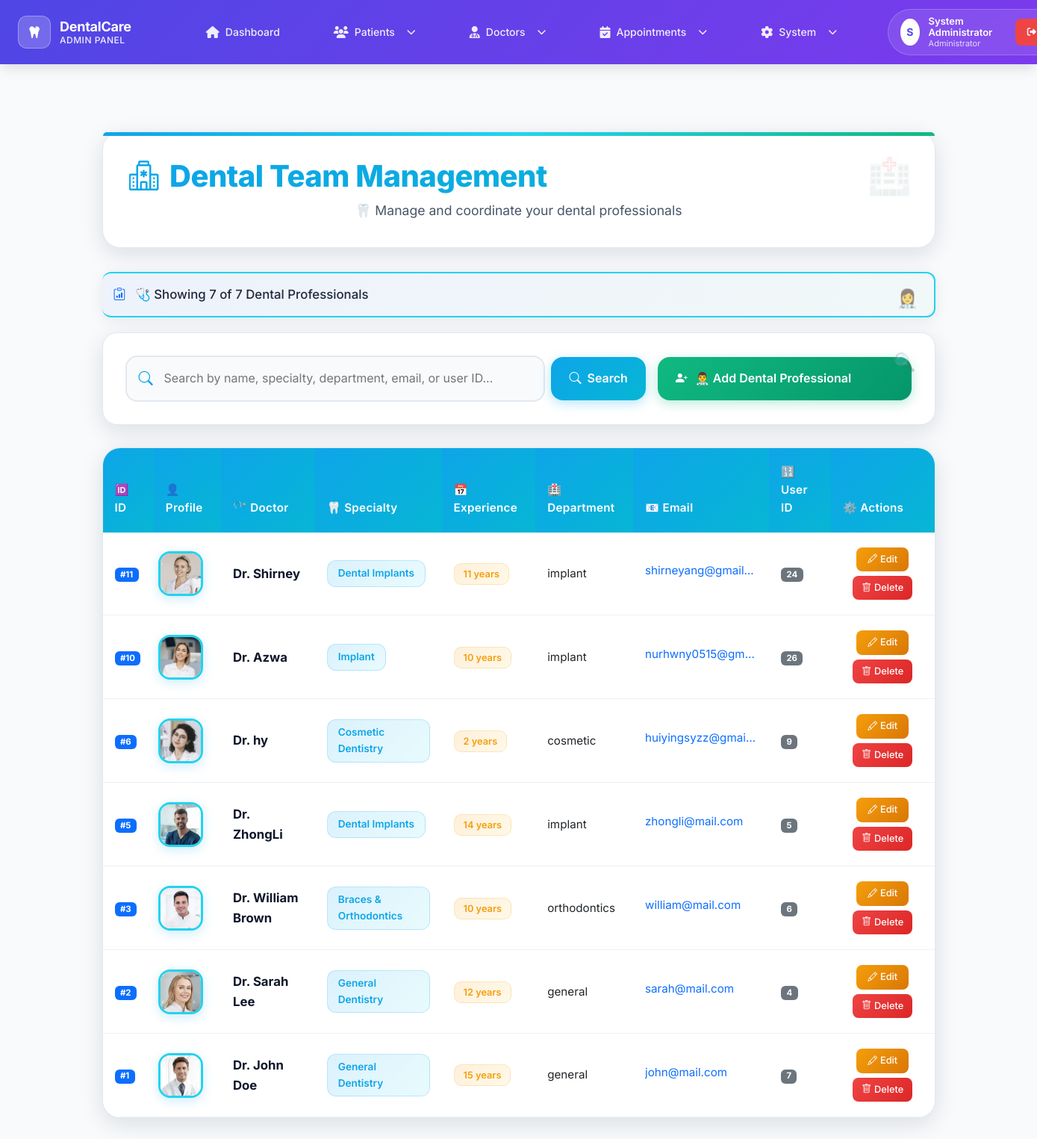
The app's page /admin/manage_doctors.php (signed in) with its own data.
### tables this page shows
CREATE TABLE `doctors` (
  `id` int(11) NOT NULL,
  `name` varchar(100) NOT NULL,
  `image` varchar(255) NOT NULL,
  `specialty` varchar(100) NOT NULL,
  `bio` text NOT NULL,
  `experience` varchar(50) NOT NULL,
  `location` varchar(100) NOT NULL,
  `department` varchar(50) NOT NULL,
  `user_id` int(11) DEFAULT NULL
);

CREATE TABLE `users` (
  `id` int(11) NOT NULL,
  `name` varchar(100) NOT NULL,
  `email` varchar(255) NOT NULL,
  `phone` varchar(20) DEFAULT NULL,
  `password` varchar(255) NOT NULL,
  `role` enum('admin','doctor','patient') NOT NULL,
  `gender` enum('male','female','other') DEFAULT NULL,
  `date_of_birth` date DEFAULT NULL,
  `created_at` timestamp NOT NULL DEFAULT current_timestamp()
);

### admin/manage_doctors.php (the view, shortened to what this page needs)
<?php
include '../includes/db.php';
$doctors_per_page = 12;
$current_page = isset($_GET['page']) ? max(1, intval($_GET['page'])) : 1;
$offset = ($current_page - 1) * $doctors_per_page;
$sql = "SELECT d.id, d.user_id, d.name, d.image, d.specialty, d.experience, d.department, u.email
        FROM doctors d
        LEFT JOIN users u ON d.user_id = u.id";
$sql .= " ORDER BY d.id DESC LIMIT $doctors_per_page OFFSET $offset";
$result = $conn->query($sql);
?>
<!DOCTYPE html>
<html lang="en">
<head>
    <link href="https://cdn.jsdelivr.net/npm/bootstrap@5.3.0/dist/css/bootstrap.min.css" rel="stylesheet">
    <link href="https://cdn.jsdelivr.net/npm/bootstrap-icons@1.10.5/font/bootstrap-icons.css" rel="stylesheet">
</head>
<body>
    <?php include 'includes/navbar.php'; ?>
    <div class="container main-container">
        <div class="page-header">
            <h1 class="page-title">
                <i class="bi bi-hospital text-primary"></i>
                Dental Team Management
            </h1>
            <p class="page-subtitle">🦷 Manage and coordinate your dental professionals</p>
        </div>
        <?php
        $total_doctors = $result->num_rows;
        include '../includes/db.php';
        $display_sql = $sql;
        $display_result = $conn->query($display_sql);
        ?>
        <div class="stats-info">
            <p class="stats-text">
                <i class="bi bi-clipboard-data me-2 text-primary"></i>
                🩺 Showing <?= $result->num_rows ?> of <?= number_format($total_doctors) ?> Dental Professionals
            </p>
        </div>
        <div class="search-add-section">
            <div class="row g-3 align-items-center">
                <div class="col-12 col-lg-8">
                    <div class="search-container">
                        <form method="GET" class="search-input-group">
                            <i class="bi bi-search search-icon"></i>
                            <input type="text"
                                   name="search"
                                   class="search-input"
                                   placeholder="Search by name, specialty, department, email, or user ID..."
                                   value="<?= isset($_GET['search']) ? htmlspecialchars($_GET['search']) : '' ?>">
                            <div class="d-flex gap-2 mt-2 mt-sm-0 ms-sm-2">
                                <button type="submit" class="search-btn flex-shrink-0">
                                    <i class="bi bi-search"></i>
                                    <span class="d-none d-sm-inline">Search</span>
                                </button>
                            </div>
                        </form>
                    </div>
                </div>
                <div class="col-12 col-lg-4">
                    <div class="d-grid">
                        <a href="add_doctor_profile.php" class="add-doctor-btn">
                            <i class="bi bi-person-plus-fill"></i>
                            👨‍⚕️ Add Dental Professional
                        </a>
                    </div>
                </div>
            </div>
        </div>
        <div class="doctors-table-container">
            <div class="table-responsive">
                <table class="table doctors-table mb-0">
                    <thead>
                        <tr>
                            <th class="d-none d-md-table-cell">🆔 ID</th>
                            <th>👤 Profile</th>
                            <th>🩺 Doctor</th>
                            <th class="d-none d-lg-table-cell">🦷 Specialty</th>
                            <th class="d-none d-xl-table-cell">📅 Experience</th>
                            <th class="d-none d-lg-table-cell">🏥 Department</th>
                            <th class="d-none d-xl-table-cell">📧 Email</th>
                            <th class="d-none d-md-table-cell">🔢 User ID</th>
                            <th>⚙️ Actions</th>
                        </tr>
                    </thead>
                    <tbody>
                        <?php if ($display_result->num_rows > 0): ?>
                            <?php while ($row = $display_result->fetch_assoc()): ?>
                            <tr>
                                <td class="d-none d-md-table-cell">
                                    <span class="badge bg-primary">#<?= $row['id'] ?></span>
                                </td>
                                <td>
                                    <?php if (!empty($row['image'])): ?>
                                        <img src="../<?= htmlspecialchars($row['image']) ?>"
                                             alt="Dr. <?= htmlspecialchars($row['name']) ?>"
                                             class="doctor-avatar">
                                    <?php else: ?>
                                        <div class="no-avatar">
                                            <?= strtoupper(substr($row['name'], 0, 2)) ?>
                                        </div>
                                    <?php endif; ?>
                                </td>
                                <td>
                                    <div class="doctor-name">Dr. <?= htmlspecialchars($row['name']) ?></div>
                                </td>
                                <td class="d-none d-lg-table-cell">
                                    <span class="doctor-specialty"><?= htmlspecialchars($row['specialty']) ?></span>
                                </td>
                                <td class="d-none d-xl-table-cell">
                                    <span class="experience-badge"><?= htmlspecialchars($row['experience']) ?> years</span>
                                </td>
                                <td class="d-none d-lg-table-cell"><?= htmlspecialchars($row['department']) ?></td>
                                <td class="d-none d-xl-table-cell">
                                    <a href="mailto:<?= htmlspecialchars($row['email']) ?>" class="text-decoration-none text-truncate" style="max-width: 150px; display: inline-block;">
                                        <?= htmlspecialchars($row['email']) ?>
                                    </a>
                                </td>
                                <td class="d-none d-md-table-cell">
                                    <span class="badge bg-secondary"><?= $row['user_id'] ?></span>
                                </td>
                                <td>
                                    <div class="action-buttons">
                                        <a href="edit_doctor.php?id=<?= $row['id'] ?>" class="btn-edit">
                                            <i class="bi bi-pencil"></i>
                                            <span class="d-none d-sm-inline">Edit</span>
                                        </a>
                                        <a href="delete_doctor.php?id=<?= $row['id'] ?>"
                                           class="btn-delete"
                                           onclick="return confirm('Are you sure you want to delete Dr. <?= htmlspecialchars($row['name']) ?>? This action cannot be undone.');">
                                            <i class="bi bi-trash"></i>
                                            <span class="d-none d-sm-inline">Delete</span>
                                        </a>
                                    </div>
                                </td>
                            </tr>
                            <?php endwhile; ?>
                        <?php endif; ?>
                    </tbody>
                </table>
            </div>
        </div>
    </div>
</body>
</html>

### admin/includes/navbar.php (style rules this page uses)
:root { --primary-color: #4f46e5; --primary-dark: #3730a3; --secondary-color: #7c3aed; --accent-color: #f59e0b; --success-color: #10b981; --danger-color: #ef4444; --warning-color: #f97316; --info-color: #06b6d4; --gray-50: #f8fafc; --gray-100: #f1f5f9; --gray-200: #e2e8f0; --gray-300: #cbd5e1; --gray-400: #94a3b8; --gray-500: #64748b; --gray-600: #475569; --gray-700: #334155; --gray-800: #1e293b; --gray-900: #0f172a; --white: #ffffff; --shadow-sm: 0 1px 2px 0 rgba(0, 0, 0, 0.05); --shadow-md: 0 4px 6px -1px rgba(0, 0, 0, 0.1); --shadow-lg: 0 10px 15px -3px rgba(0, 0, 0, 0.1); --shadow-xl: 0 20px 25px -5px rgba(0, 0, 0, 0.1); --border-radius: 8px; --border-radius-lg: 12px; --border-radius-xl: 16px; --transition: all 0.3s cubic-bezier(0.4, 0, 0.2, 1); }
* { margin: 0; padding: 0; box-sizing: border-box; }
body { font-family: 'Inter', -apple-system, BlinkMacSystemFont, 'Segoe UI', sans-serif; background: var(--gray-50); color: var(--gray-800); line-height: 1.6; }
.page-header { margin-bottom: 2rem; text-align: center; }
.page-title { font-size: 2.5rem; font-weight: 800; color: var(--gray-900); margin-bottom: 0.5rem; letter-spacing: -0.5px; }
.page-subtitle { color: var(--gray-600); font-size: 1.1rem; font-weight: 400; }

### records on screen
doctors: id "11", image (picture), name "Shirney", specialty "Dental Implants", experience "11", department "implant", user.email "shirneyang@gmail…", user "24"
doctors: id "10", image (picture), name "Azwa", specialty "Implant", experience "10", department "implant", user.email "nurhwny0515@gm…", user "26"
doctors: id "6", image (picture), name "hy", specialty "Cosmetic Dentistry", experience "2", department "cosmetic", user.email "huiyingsyzz@gmai…", user "9"
doctors: id "5", image (picture), name "ZhongLi", specialty "Dental Implants", experience "14", department "implant", user.email "zhongli@mail.com", user "5"
doctors: id "3", image (picture), name "William Brown", specialty "Braces & Orthodontics", experience "10", department "orthodontics", user.email "william@mail.com", user "6"
doctors: id "2", image (picture), name "Sarah Lee", specialty "General Dentistry", experience "12", department "general", user.email "sarah@mail.com", user "4"
doctors: id "1", image (picture), name "John Doe", specialty "General Dentistry", experience "15", department "general", user.email "john@mail.com", user "7"

### other values on screen
substr($admin_name, 0, 1) "S"
$admin_name "System Administrator"
$result->num_rows "7"
$total_doctors "7"
